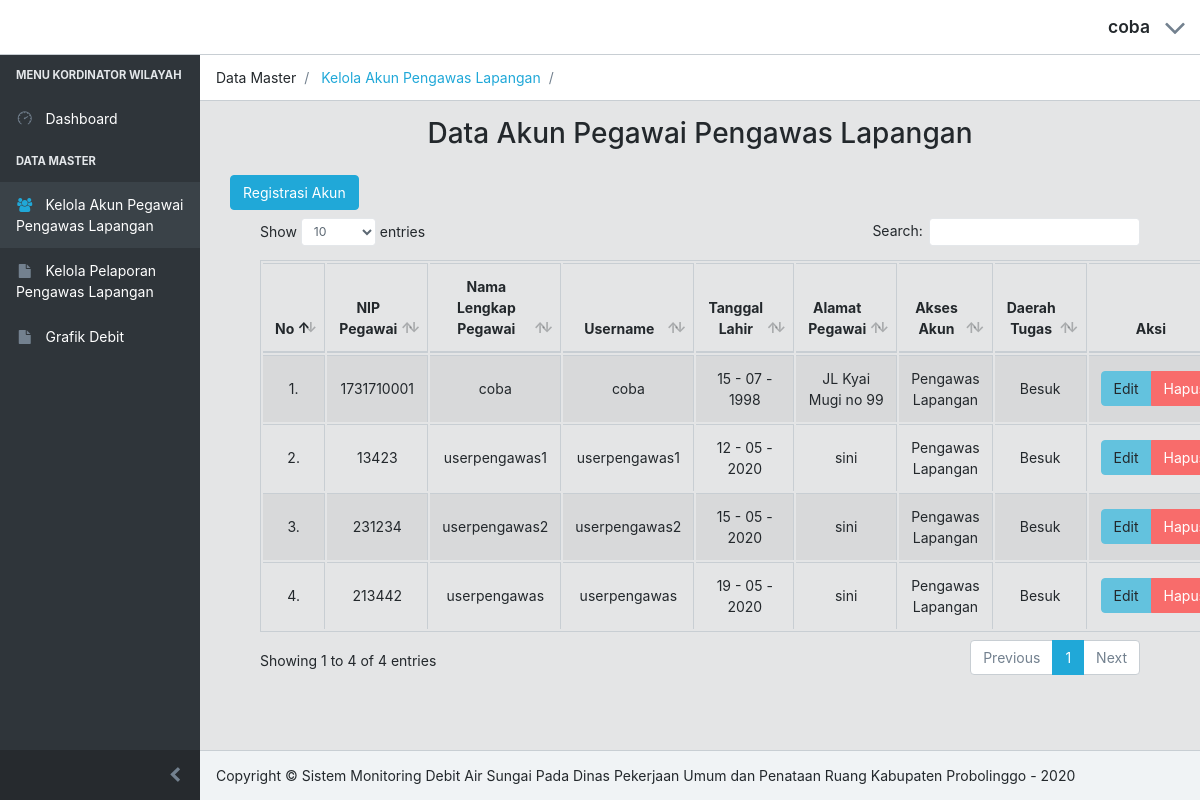
The app's page /data_korwil/KelolaAkun_pengawas.php (signed in) with its own data.
### tables this page shows
CREATE TABLE `db_user` (
  `id_user` varchar(25) NOT NULL,
  `nip_user` varchar(30) DEFAULT NULL,
  `nama_user` varchar(30) DEFAULT NULL,
  `username` varchar(30) DEFAULT NULL,
  `password` varchar(256) DEFAULT NULL,
  `tgl_lahir_user` date DEFAULT NULL,
  `alamat_user` varchar(30) DEFAULT NULL,
  `id_akses` varchar(25) DEFAULT NULL,
  `id_daerah` varchar(25) DEFAULT NULL
);

CREATE TABLE `db_akses` (
  `id_akses` varchar(25) NOT NULL,
  `nama_akses` varchar(30) DEFAULT NULL
);

CREATE TABLE `daerah_tugas` (
  `id_daerah` varchar(25) NOT NULL,
  `daerah_tugas` varchar(30) DEFAULT NULL
);

### data_korwil/fungsi.php (called while the page is built, shortened)
<?php
    include "../koneksi/koneksi.php";
    function query($query_kedua){
        global $koneksi;
        $result = mysqli_query($koneksi, $query_kedua);
        $rows = [];
        while ($data = mysqli_fetch_assoc($result)) {
            $rows[] = $data;
        }
        return $rows;
    }
?>

### data_korwil/KelolaAkun_pengawas.php (the view, shortened to what this page needs)
<?php
    include "../data_korwil/template/header.php";
    include "../data_korwil/template/menu.php";
    include "../data_korwil/template/lokasi.php";
    include "../data_korwil/fungsi.php";
    $db_pengawas = query("SELECT a.id_user, a.nip_user, a.nama_user, a.username,
    a.tgl_lahir_user, a.alamat_user, b.nama_akses, c.daerah_tugas
    FROM db_user a
    INNER JOIN db_akses b ON a.id_akses = b.id_akses
    INNER JOIN daerah_tugas c ON a.id_daerah = c.id_daerah
    WHERE a.id_akses = 3 AND a.id_daerah='$_SESSION[id_daerah]'");
?>
<div class="container-fluid">
    <h2 align="center" class="pt-3 pb-3">Data Akun Pegawai Pengawas Lapangan</h2>
    <div class="row justify-content-center">
        <div class="col-sm-12 col-lg-12 ">
            <a href="registrasi_pengawas.php" class="btn btn-primary mb-2">Registrasi Akun</a>
            <table class="table table-striped table-hover table-bordered table-align-middle" id="data">
                <thead >
                    <tr align="center">
                    <th>No</th>
                    <th width="30px">NIP Pegawai</th>
                        <th width="180px">Nama Lengkap Pegawai</th>
                        <th width="100px">Username</th>
                        <th width="120px">Tanggal Lahir </th>
                        <th width="200px">Alamat Pegawai</th>
                        <th width="70px">Akses Akun </th>
                        <th width="70px">Daerah Tugas </th>
                        <th>Aksi</th>
                    </tr>
                </thead>
                <tbody>
                    <?php
                    $i = 1;
                    foreach ($db_pengawas as $data) {
                        ?>
                <tr align="center">
                    <td><?=$i++?>.</td>
                    <td><?=$data['nip_user']?></td>
                    <td><?=$data['nama_user']?></td>
                    <td><?=$data['username']?></td>
                    <td><?php echo date('d - m - Y', strtotime($data["tgl_lahir_user"]));?></td>
                    <td><?=$data['alamat_user']?></td>
                    <td><?=$data['nama_akses']?></td>
                    <td><?=$data['daerah_tugas']?></td>
                    <td>
                        <div class="btn-group">
                            <a href="EditAkun_pengawas.php?id=<?=$data['id_user']?>"  class="btn btn-info">Edit</a>
                            <a href="DeleteAkun_pengawas.php?id=<?=$data['id_user']?>" onclick="return confirm('Apakah anda ingin menghapus data ini ?')" class="btn btn-danger">Hapus</a>
                        </div>
                    </td>
                </tr>
                    <?php } ?>
                </tbody>
                </table>
            </div>
        </div>
    </div>
<?php
    include "template/footer.php";
?>

### records on screen
db_user: nip_user "1731710001", nama_user "coba", username "coba", tgl_lahir_user "15 - 07 - 1998", alamat_user "JL Kyai Mugi no 99", id_akses.nama_akses "Pengawas Lapangan", id_daerah.daerah_tugas "Besuk"
db_user: nip_user "13423", nama_user "userpengawas1", username "userpengawas1", tgl_lahir_user "12 - 05 - 2020", alamat_user "sini", id_akses.nama_akses "Pengawas Lapangan", id_daerah.daerah_tugas "Besuk"
db_user: nip_user "231234", nama_user "userpengawas2", username "userpengawas2", tgl_lahir_user "15 - 05 - 2020", alamat_user "sini", id_akses.nama_akses "Pengawas Lapangan", id_daerah.daerah_tugas "Besuk"
db_user: nip_user "213442", nama_user "userpengawas", username "userpengawas", tgl_lahir_user "19 - 05 - 2020", alamat_user "sini", id_akses.nama_akses "Pengawas Lapangan", id_daerah.daerah_tugas "Besuk"

### other values on screen
$_SESSION['username'] "coba"
$lokasi1 "Data Master"
$lokasi2 "Kelola Akun Pengawas Lapangan"
